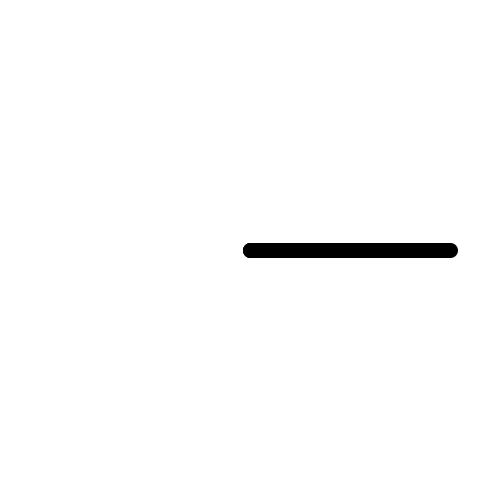
Frame 1 (no input)
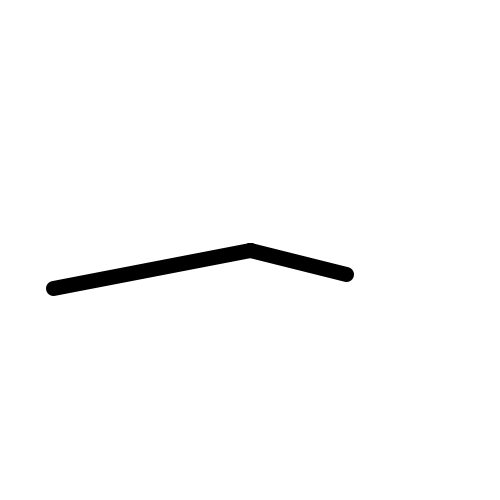
Frame 60 (the mouse pressed at the canvas centre just before this capture)
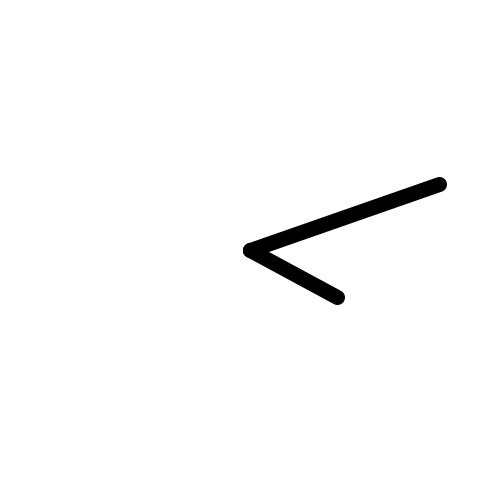
Frame 120 (the mouse held since frame 60 and released just before this capture)

The Processing sketch that drew these frames (run headless with seeded random() and noise(); from frame 60 on, the mouse is pressed at the canvas centre):

// Processing sketch: zegar03
// ── zegar03.pde
void setup() {
  size(500, 500);
  strokeWeight(15);
}

float kat = 0;

void draw() {
  float pX = width/2;
  float pY = height/2;
  background(255);
  PVector v1 = PVector.fromAngle(kat);
  PVector v2 = PVector.fromAngle(kat/12.0);
  point(pX, pY);
  v1.mult(200);
  v2.mult(100);
  line(pX, pY, pX+v1.x, pY+v1.y);
  line(pX, pY, pX+v2.x, pY+v2.y);
  kat = kat + 0.05;
}
